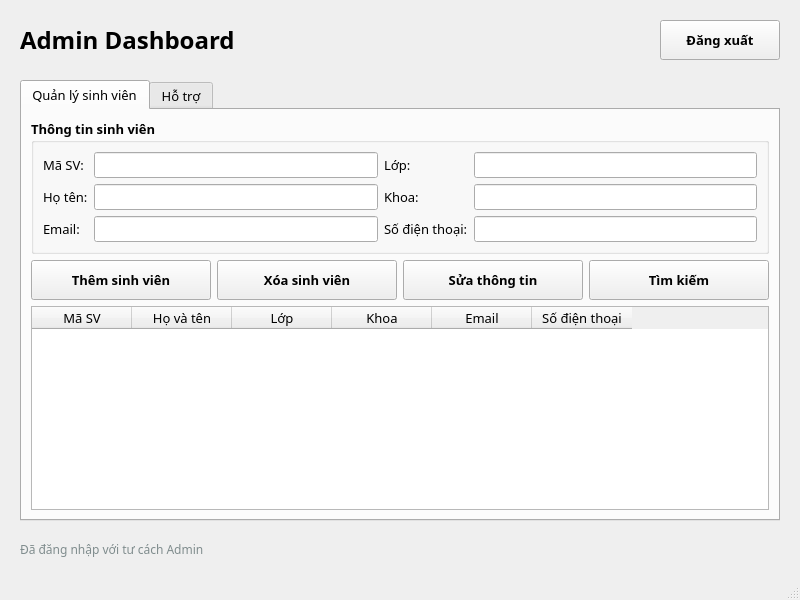
<?xml version="1.0" encoding="UTF-8"?>
<ui version="4.0">
 <class>MainWindow</class>
 <widget class="QMainWindow" name="MainWindow">
  <property name="geometry">
   <rect>
    <x>0</x>
    <y>0</y>
    <width>800</width>
    <height>600</height>
   </rect>
  </property>
  <property name="windowTitle">
   <string>Admin Dashboard</string>
  </property>
  <widget class="QWidget" name="centralwidget">
   <layout class="QVBoxLayout" name="verticalLayout">
    <property name="spacing">
     <number>20</number>
    </property>
    <property name="leftMargin">
     <number>20</number>
    </property>
    <property name="topMargin">
     <number>20</number>
    </property>
    <property name="rightMargin">
     <number>20</number>
    </property>
    <property name="bottomMargin">
     <number>20</number>
    </property>
    <item>
     <layout class="QHBoxLayout" name="horizontalLayout_4">
      <item>
       <widget class="QLabel" name="label">
        <property name="font">
         <font>
          <family>Lexend</family>
          <pointsize>18</pointsize>
          <weight>75</weight>
          <bold>true</bold>
         </font>
        </property>
        <property name="text">
         <string>Admin Dashboard</string>
        </property>
       </widget>
      </item>
      <item>
       <spacer name="horizontalSpacer_3">
        <property name="orientation">
         <enum>Qt::Horizontal</enum>
        </property>
        <property name="sizeHint" stdset="0">
         <size>
          <width>40</width>
          <height>20</height>
         </size>
        </property>
       </spacer>
      </item>
      <item>
       <widget class="QPushButton" name="pushButtonLogout">
        <property name="minimumSize">
         <size>
          <width>120</width>
          <height>40</height>
         </size>
        </property>
        <property name="font">
         <font>
          <family>Lexend</family>
          <pointsize>10</pointsize>
          <weight>75</weight>
          <bold>true</bold>
         </font>
        </property>
        <property name="text">
         <string>Đăng xuất</string>
        </property>
        <property name="icon">
         <iconset>
          <normaloff>hinhanh/logout.png</normaloff>hinhanh/logout.png</iconset>
        </property>
       </widget>
      </item>
     </layout>
    </item>
    <item>
     <widget class="QTabWidget" name="tabWidget">
      <property name="font">
       <font>
        <family>Lexend</family>
        <pointsize>10</pointsize>
       </font>
      </property>
      <property name="currentIndex">
       <number>0</number>
      </property>
      <widget class="QWidget" name="tabStudents">
       <attribute name="title">
        <string>Quản lý sinh viên</string>
       </attribute>
       <layout class="QVBoxLayout" name="verticalLayout_2">
        <item>
         <widget class="QGroupBox" name="groupBox">
          <property name="font">
           <font>
            <family>Lexend</family>
            <pointsize>10</pointsize>
            <weight>75</weight>
            <bold>true</bold>
           </font>
          </property>
          <property name="title">
           <string>Thông tin sinh viên</string>
          </property>
          <layout class="QGridLayout" name="gridLayout">
           <item row="0" column="0">
            <widget class="QLabel" name="label_2">
             <property name="font">
              <font>
               <family>Lexend</family>
               <pointsize>10</pointsize>
               <weight>50</weight>
               <bold>false</bold>
              </font>
             </property>
             <property name="text">
              <string>Mã SV:</string>
             </property>
            </widget>
           </item>
           <item row="0" column="1">
            <widget class="QLineEdit" name="lineEditMaSV">
             <property name="font">
              <font>
               <family>Lexend</family>
               <pointsize>10</pointsize>
               <weight>50</weight>
               <bold>false</bold>
              </font>
             </property>
            </widget>
           </item>
           <item row="0" column="2">
            <widget class="QLabel" name="label_3">
             <property name="font">
              <font>
               <family>Lexend</family>
               <pointsize>10</pointsize>
               <weight>50</weight>
               <bold>false</bold>
              </font>
             </property>
             <property name="text">
              <string>Lớp:</string>
             </property>
            </widget>
           </item>
           <item row="0" column="3">
            <widget class="QLineEdit" name="lineEditLop">
             <property name="font">
              <font>
               <family>Lexend</family>
               <pointsize>10</pointsize>
               <weight>50</weight>
               <bold>false</bold>
              </font>
             </property>
            </widget>
           </item>
           <item row="1" column="0">
            <widget class="QLabel" name="label_4">
             <property name="font">
              <font>
               <family>Lexend</family>
               <pointsize>10</pointsize>
               <weight>50</weight>
               <bold>false</bold>
              </font>
             </property>
             <property name="text">
              <string>Họ tên:</string>
             </property>
            </widget>
           </item>
           <item row="1" column="1">
            <widget class="QLineEdit" name="lineEditHoTen">
             <property name="font">
              <font>
               <family>Lexend</family>
               <pointsize>10</pointsize>
               <weight>50</weight>
               <bold>false</bold>
              </font>
             </property>
            </widget>
           </item>
           <item row="1" column="2">
            <widget class="QLabel" name="label_5">
             <property name="font">
              <font>
               <family>Lexend</family>
               <pointsize>10</pointsize>
               <weight>50</weight>
               <bold>false</bold>
              </font>
             </property>
             <property name="text">
              <string>Khoa:</string>
             </property>
            </widget>
           </item>
           <item row="1" column="3">
            <widget class="QLineEdit" name="lineEditKhoa">
             <property name="font">
              <font>
               <family>Lexend</family>
               <pointsize>10</pointsize>
               <weight>50</weight>
               <bold>false</bold>
              </font>
             </property>
            </widget>
           </item>
           <item row="2" column="0">
            <widget class="QLabel" name="label_6">
             <property name="font">
              <font>
               <family>Lexend</family>
               <pointsize>10</pointsize>
               <weight>50</weight>
               <bold>false</bold>
              </font>
             </property>
             <property name="text">
              <string>Email:</string>
             </property>
            </widget>
           </item>
           <item row="2" column="1">
            <widget class="QLineEdit" name="lineEditEmail">
             <property name="font">
              <font>
               <family>Lexend</family>
               <pointsize>10</pointsize>
               <weight>50</weight>
               <bold>false</bold>
              </font>
             </property>
            </widget>
           </item>
           <item row="2" column="2">
            <widget class="QLabel" name="label_7">
             <property name="font">
              <font>
               <family>Lexend</family>
               <pointsize>10</pointsize>
               <weight>50</weight>
               <bold>false</bold>
              </font>
             </property>
             <property name="text">
              <string>Số điện thoại:</string>
             </property>
            </widget>
           </item>
           <item row="2" column="3">
            <widget class="QLineEdit" name="lineEditSDT">
             <property name="font">
              <font>
               <family>Lexend</family>
               <pointsize>10</pointsize>
               <weight>50</weight>
               <bold>false</bold>
              </font>
             </property>
            </widget>
           </item>
          </layout>
         </widget>
        </item>
        <item>
         <layout class="QHBoxLayout" name="horizontalLayout">
          <item>
           <widget class="QPushButton" name="pushButtonThem">
            <property name="minimumSize">
             <size>
              <width>0</width>
              <height>40</height>
             </size>
            </property>
            <property name="font">
             <font>
              <family>Lexend</family>
              <pointsize>10</pointsize>
              <weight>75</weight>
              <bold>true</bold>
             </font>
            </property>
            <property name="text">
             <string>Thêm sinh viên</string>
            </property>
            <property name="icon">
             <iconset>
              <normaloff>hinhanh/add.png</normaloff>hinhanh/add.png</iconset>
            </property>
           </widget>
          </item>
          <item>
           <widget class="QPushButton" name="pushButtonXoa">
            <property name="minimumSize">
             <size>
              <width>0</width>
              <height>40</height>
             </size>
            </property>
            <property name="font">
             <font>
              <family>Lexend</family>
              <pointsize>10</pointsize>
              <weight>75</weight>
              <bold>true</bold>
             </font>
            </property>
            <property name="text">
             <string>Xóa sinh viên</string>
            </property>
            <property name="icon">
             <iconset>
              <normaloff>hinhanh/delete.png</normaloff>hinhanh/delete.png</iconset>
            </property>
           </widget>
          </item>
          <item>
           <widget class="QPushButton" name="pushButtonSua">
            <property name="minimumSize">
             <size>
              <width>0</width>
              <height>40</height>
             </size>
            </property>
            <property name="font">
             <font>
              <family>Lexend</family>
              <pointsize>10</pointsize>
              <weight>75</weight>
              <bold>true</bold>
             </font>
            </property>
            <property name="text">
             <string>Sửa thông tin</string>
            </property>
            <property name="icon">
             <iconset>
              <normaloff>hinhanh/edit.png</normaloff>hinhanh/edit.png</iconset>
            </property>
           </widget>
          </item>
          <item>
           <widget class="QPushButton" name="pushButtonTimKiem">
            <property name="minimumSize">
             <size>
              <width>0</width>
              <height>40</height>
             </size>
            </property>
            <property name="font">
             <font>
              <family>Lexend</family>
              <pointsize>10</pointsize>
              <weight>75</weight>
              <bold>true</bold>
             </font>
            </property>
            <property name="text">
             <string>Tìm kiếm</string>
            </property>
            <property name="icon">
             <iconset>
              <normaloff>hinhanh/search.png</normaloff>hinhanh/search.png</iconset>
            </property>
           </widget>
          </item>
         </layout>
        </item>
        <item>
         <widget class="QTableWidget" name="tableWidgetSinhVien">
          <property name="font">
           <font>
            <family>Lexend</family>
            <pointsize>10</pointsize>
           </font>
          </property>
          <column>
           <property name="text">
            <string>Mã SV</string>
           </property>
          </column>
          <column>
           <property name="text">
            <string>Họ và tên</string>
           </property>
          </column>
          <column>
           <property name="text">
            <string>Lớp</string>
           </property>
          </column>
          <column>
           <property name="text">
            <string>Khoa</string>
           </property>
          </column>
          <column>
           <property name="text">
            <string>Email</string>
           </property>
          </column>
          <column>
           <property name="text">
            <string>Số điện thoại</string>
           </property>
          </column>
         </widget>
        </item>
       </layout>
      </widget>
      <widget class="QWidget" name="tabSupport">
       <attribute name="title">
        <string>Hỗ trợ</string>
       </attribute>
       <layout class="QVBoxLayout" name="verticalLayout_3">
        <item>
         <widget class="QGroupBox" name="groupBoxSupport">
          <property name="font">
           <font>
            <family>Lexend</family>
            <pointsize>10</pointsize>
            <weight>75</weight>
            <bold>true</bold>
           </font>
          </property>
          <property name="title">
           <string>Yêu cầu hỗ trợ</string>
          </property>
          <layout class="QVBoxLayout" name="verticalLayout_4">
           <item>
            <layout class="QHBoxLayout" name="horizontalLayout_2">
             <item>
              <widget class="QLabel" name="labelTieuDe">
               <property name="font">
                <font>
                 <family>Lexend</family>
                 <pointsize>10</pointsize>
                 <weight>50</weight>
                 <bold>false</bold>
                </font>
               </property>
               <property name="text">
                <string>Tiêu đề:</string>
               </property>
              </widget>
             </item>
             <item>
              <widget class="QLineEdit" name="lineEditTieuDe">
               <property name="font">
                <font>
                 <family>Lexend</family>
                 <pointsize>10</pointsize>
                 <weight>50</weight>
                 <bold>false</bold>
                </font>
               </property>
              </widget>
             </item>
            </layout>
           </item>
           <item>
            <widget class="QLabel" name="labelNoiDung">
             <property name="font">
              <font>
               <family>Lexend</family>
               <pointsize>10</pointsize>
               <weight>50</weight>
               <bold>false</bold>
              </font>
             </property>
             <property name="text">
              <string>Nội dung:</string>
             </property>
            </widget>
           </item>
           <item>
            <widget class="QTextEdit" name="textEditNoiDung">
             <property name="font">
              <font>
               <family>Lexend</family>
               <pointsize>10</pointsize>
               <weight>50</weight>
               <bold>false</bold>
              </font>
             </property>
            </widget>
           </item>
           <item>
            <layout class="QHBoxLayout" name="horizontalLayout_3">
             <item>
              <spacer name="horizontalSpacer">
               <property name="orientation">
                <enum>Qt::Horizontal</enum>
               </property>
               <property name="sizeHint" stdset="0">
                <size>
                 <width>40</width>
                 <height>20</height>
                </size>
               </property>
              </spacer>
             </item>
             <item>
              <widget class="QPushButton" name="pushButtonGuiYeuCau">
               <property name="minimumSize">
                <size>
                 <width>200</width>
                 <height>40</height>
                </size>
               </property>
               <property name="font">
                <font>
                 <family>Lexend</family>
                 <pointsize>10</pointsize>
                 <weight>75</weight>
                 <bold>true</bold>
                </font>
               </property>
               <property name="text">
                <string>Gửi yêu cầu</string>
               </property>
               <property name="icon">
                <iconset>
                 <normaloff>hinhanh/send.png</normaloff>hinhanh/send.png</iconset>
               </property>
              </widget>
             </item>
             <item>
              <spacer name="horizontalSpacer_2">
               <property name="orientation">
                <enum>Qt::Horizontal</enum>
               </property>
               <property name="sizeHint" stdset="0">
                <size>
                 <width>40</width>
                 <height>20</height>
                </size>
               </property>
              </spacer>
             </item>
            </layout>
           </item>
          </layout>
         </widget>
        </item>
        <item>
         <widget class="QGroupBox" name="groupBoxDanhSachHoTro">
          <property name="font">
           <font>
            <family>Lexend</family>
            <pointsize>10</pointsize>
            <weight>75</weight>
            <bold>true</bold>
           </font>
          </property>
          <property name="title">
           <string>Danh sách yêu cầu hỗ trợ</string>
          </property>
          <layout class="QVBoxLayout" name="verticalLayout_5">
           <item>
            <widget class="QTableWidget" name="tableWidgetHoTro">
             <property name="font">
              <font>
               <family>Lexend</family>
               <pointsize>10</pointsize>
               <weight>50</weight>
               <bold>false</bold>
              </font>
             </property>
             <column>
              <property name="text">
               <string>ID</string>
              </property>
             </column>
             <column>
              <property name="text">
               <string>Tiêu đề</string>
              </property>
             </column>
             <column>
              <property name="text">
               <string>Ngày tạo</string>
              </property>
             </column>
             <column>
              <property name="text">
               <string>Trạng thái</string>
              </property>
             </column>
            </widget>
           </item>
          </layout>
         </widget>
        </item>
       </layout>
      </widget>
     </widget>
    </item>
    <item>
     <widget class="QLabel" name="labelStatus">
      <property name="font">
       <font>
        <family>Lexend</family>
        <pointsize>9</pointsize>
       </font>
      </property>
      <property name="styleSheet">
       <string>color: #7f8c8d;</string>
      </property>
      <property name="text">
       <string>Đã đăng nhập với tư cách Admin</string>
      </property>
     </widget>
    </item>
   </layout>
  </widget>
  <widget class="QStatusBar" name="statusbar"/>
 </widget>
 <resources/>
 <connections/>
</ui>
